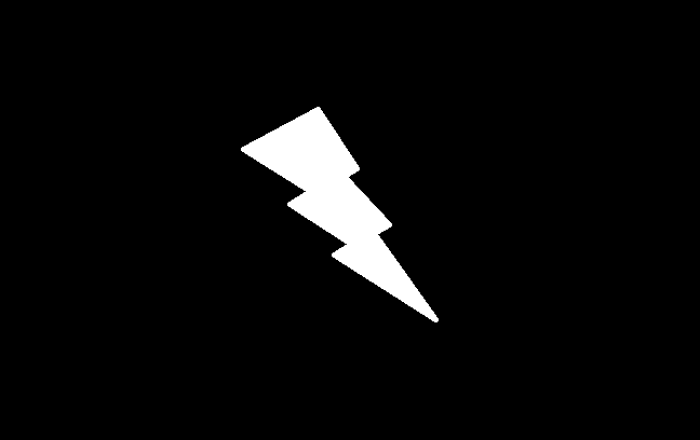
#> input picture opencv/10_distance/approx.png, 700 x 440 px
$ python app04.py
#> lines starting #> are read from the running program, lines starting #| are printed output that depends on the picture; after the words box and inside, x2 and y2 are one past the last pixel; in counts of white or black regions, pixels touching at a corner belong together
import cv2
import numpy as np

img = cv2.imread('approx.png')
#> img is the input picture: shape (440, 700, 3); min 0, max 255, mean 10.3
img1 = cv2.cvtColor(img, cv2.COLOR_BGR2GRAY)

ret,thresh = cv2.threshold(img1,127,255,0)
#> thresh: shape (440, 700); 4% white; 1 white region
contours,_ = cv2.findContours(thresh, cv2.RETR_TREE,cv2.CHAIN_APPROX_SIMPLE)
#> contours = 1 contour; box (x1, y1, x2, y2) and area: (241, 107, 439, 322) 12101

# print("Number of contours detected:", len(contours))
cnt = contours[0]
#> cnt = contour of 374 points, box (x1, y1, x2, y2) (241, 107, 439, 322), area 12101

# compute straight bounding rectangle
x,y,w,h = cv2.boundingRect(cnt)
#> x = 241; y = 107; w = 198; h = 215
img = cv2.drawContours(img,[cnt],0,(255,255,0),2)
img = cv2.rectangle(img,(x,y),(x+w,y+h),(0,255,0),2)

# compute rotated rectangle (minimum area)
rect = cv2.minAreaRect(cnt)
#> rect = ((348.5, 227.8), (88.89, 253.9), -34.51)
box = cv2.boxPoints(rect)
#> box = [[383.7, 357.6], [239.9, 148.4], [313.2, 98.07], [457, 307.3]]
box = np.int0(box)
#> box = [[383, 357], [239, 148], [313, 98], [456, 307]]

# draw minimum area rectangle (rotated rectangle)
img = cv2.drawContours(img,[box],0,(0,255,255),2)
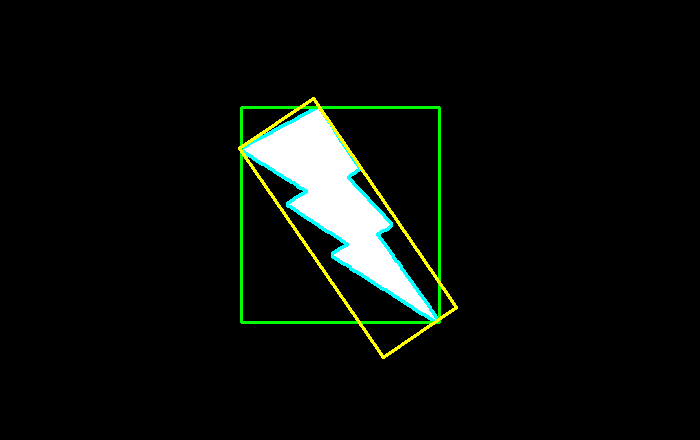
#> img: shape (440, 700, 3); mean B, G, R 10.8, 14.6, 10.9
cv2.imshow("Bounding Rectangles", img)
cv2.waitKey(0)
cv2.destroyAllWindows()

$ run again, with opencv/10_distance/convexhull.png copied over opencv/10_distance/approx.png
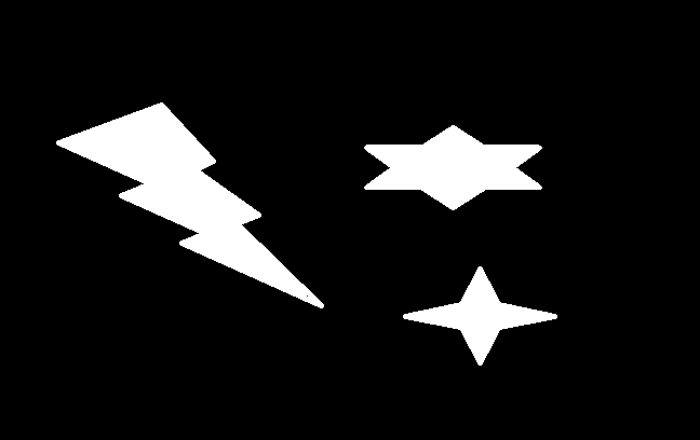
#> input picture opencv/10_distance/convexhull.png, 700 x 440 px
#> img is the input picture: shape (440, 700, 3); min 0, max 255, mean 23.9
#> `ret,thresh = cv2.threshold(img1,127,255,0)`:
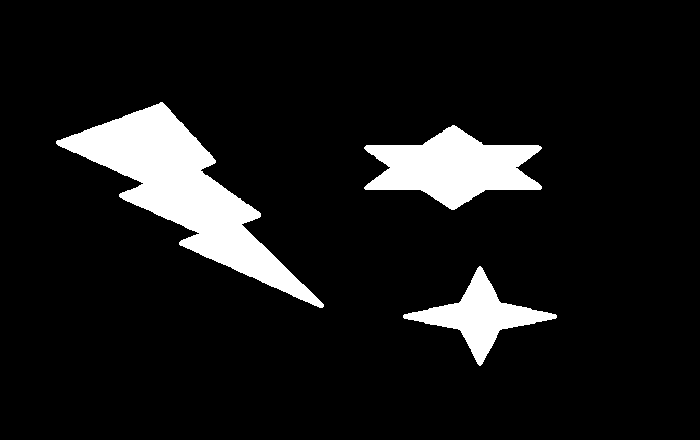
#> thresh: shape (440, 700); 9.4% white; 3 white regions
#> contours = 3 contours; box (x1, y1, x2, y2) and area: (56, 102, 324, 308) 15598, (364, 125, 542, 210) 8140, (403, 266, 557, 366) 4309
#> cnt = contour of 216 points, box (x1, y1, x2, y2) (403, 266, 557, 366), area 4309
#> x = 403; y = 266; w = 154; h = 100
#> rect = ((479.5, 316), (129.9, 84.77), -32.62)
#> `box = cv2.boxPoints(rect)`: box = [[447.6, 386.7], [401.9, 315.3], [511.4, 245.3], [557.1, 316.7]]
#> `box = np.int0(box)`: box = [[447, 386], [401, 315], [511, 245], [557, 316]]
#> `img = cv2.drawContours(img,[box],0,(0,255,255),2)`:
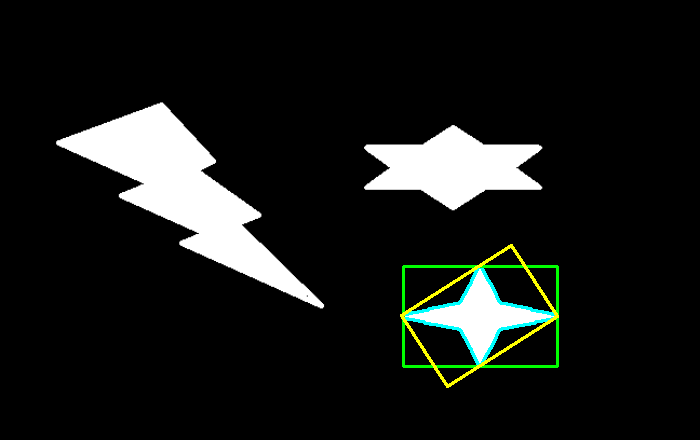
#> img: shape (440, 700, 3); mean B, G, R 24.2, 26.6, 24.3

$ run again, with opencv/10_distance/four-point-star.png copied over opencv/10_distance/approx.png
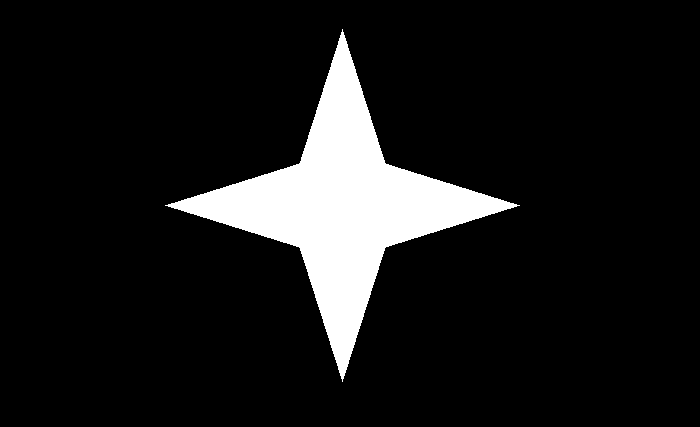
#> input picture opencv/10_distance/four-point-star.png, 700 x 427 px
#> img is the input picture: shape (427, 700, 3); 10.1% white; 1 white region, box (x1, y1, x2, y2) and area: (165, 29, 520, 382) 30114
#> img1: shape (427, 700); 10.1% white; 1 white region
#> contours = 1 contour; box (x1, y1, x2, y2) and area: (165, 29, 520, 382) 29577
#> cnt = contour of 676 points, box (x1, y1, x2, y2) (165, 29, 520, 382), area 29577
#> x = 165; y = 29; w = 355; h = 353
#> rect = ((342, 205), (249.6, 251), -45.16)
#> `box = cv2.boxPoints(rect)`: box = [[343, 382], [165, 205], [341, 28], [519, 205]]
#> `box = np.int0(box)`: box = [[343, 381], [165, 204], [340, 28], [519, 204]]
#> `img = cv2.drawContours(img,[box],0,(0,255,255),2)`:
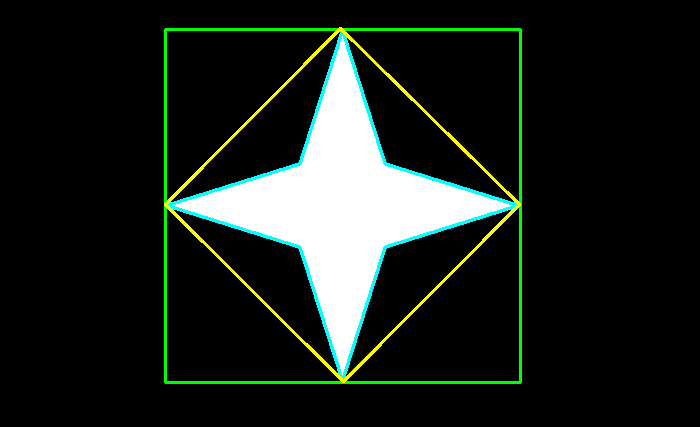
#> img: shape (427, 700, 3); mean B, G, R 26.8, 33.1, 26.3
